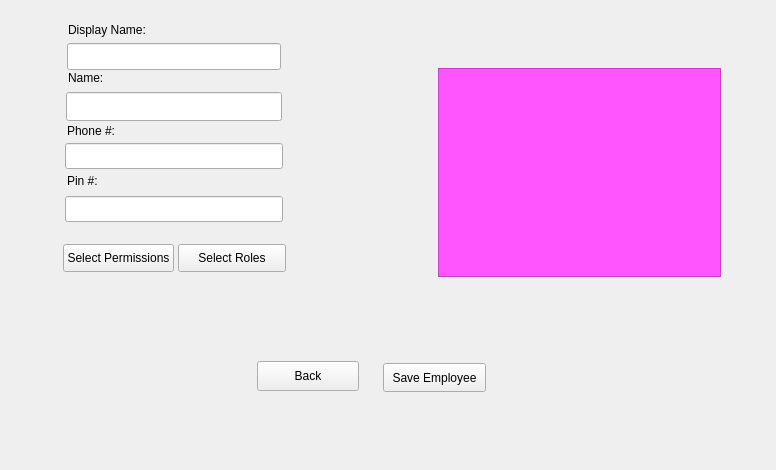
<?xml version="1.0" encoding="UTF-8"?>
<ui version="4.0">
 <class>Employee_Creation</class>
 <widget class="QWidget" name="Employee_Creation">
  <property name="geometry">
   <rect>
    <x>0</x>
    <y>0</y>
    <width>776</width>
    <height>470</height>
   </rect>
  </property>
  <property name="windowTitle">
   <string>Form</string>
  </property>
  <widget class="QLineEdit" name="employeename">
   <property name="geometry">
    <rect>
     <x>66</x>
     <y>92</y>
     <width>216</width>
     <height>29</height>
    </rect>
   </property>
  </widget>
  <widget class="QLineEdit" name="employeephone">
   <property name="geometry">
    <rect>
     <x>65</x>
     <y>143</y>
     <width>218</width>
     <height>26</height>
    </rect>
   </property>
  </widget>
  <widget class="QLineEdit" name="employeepin">
   <property name="geometry">
    <rect>
     <x>65</x>
     <y>196</y>
     <width>218</width>
     <height>26</height>
    </rect>
   </property>
  </widget>
  <widget class="QLineEdit" name="empdisplayname">
   <property name="geometry">
    <rect>
     <x>67</x>
     <y>43</y>
     <width>214</width>
     <height>27</height>
    </rect>
   </property>
  </widget>
  <widget class="QPushButton" name="saveemployeebutton">
   <property name="geometry">
    <rect>
     <x>383</x>
     <y>363</y>
     <width>103</width>
     <height>29</height>
    </rect>
   </property>
   <property name="text">
    <string>Save Employee</string>
   </property>
  </widget>
  <widget class="QPushButton" name="backbutton">
   <property name="geometry">
    <rect>
     <x>257</x>
     <y>361</y>
     <width>102</width>
     <height>30</height>
    </rect>
   </property>
   <property name="text">
    <string>Back</string>
   </property>
  </widget>
  <widget class="QPushButton" name="pushButton">
   <property name="geometry">
    <rect>
     <x>63</x>
     <y>244</y>
     <width>111</width>
     <height>28</height>
    </rect>
   </property>
   <property name="text">
    <string>Select Permissions</string>
   </property>
  </widget>
  <widget class="QLabel" name="displayname">
   <property name="geometry">
    <rect>
     <x>68</x>
     <y>21</y>
     <width>80</width>
     <height>17</height>
    </rect>
   </property>
   <property name="text">
    <string>Display Name:</string>
   </property>
  </widget>
  <widget class="QLabel" name="employeenamelabel">
   <property name="geometry">
    <rect>
     <x>68</x>
     <y>70</y>
     <width>49</width>
     <height>16</height>
    </rect>
   </property>
   <property name="text">
    <string>Name:</string>
   </property>
  </widget>
  <widget class="QLabel" name="employeepinlabel">
   <property name="geometry">
    <rect>
     <x>67</x>
     <y>173</y>
     <width>49</width>
     <height>16</height>
    </rect>
   </property>
   <property name="text">
    <string>Pin #:</string>
   </property>
  </widget>
  <widget class="QLabel" name="employeephonelabel">
   <property name="geometry">
    <rect>
     <x>67</x>
     <y>123</y>
     <width>58</width>
     <height>16</height>
    </rect>
   </property>
   <property name="text">
    <string>Phone #:</string>
   </property>
  </widget>
  <widget class="QStackedWidget" name="rolesandpermissions">
   <property name="geometry">
    <rect>
     <x>419</x>
     <y>49</y>
     <width>318</width>
     <height>248</height>
    </rect>
   </property>
   <property name="currentIndex">
    <number>1</number>
   </property>
   <widget class="QWidget" name="page">
    <widget class="QListWidget" name="roleslist">
     <property name="geometry">
      <rect>
       <x>15</x>
       <y>13</y>
       <width>290</width>
       <height>222</height>
      </rect>
     </property>
    </widget>
   </widget>
   <widget class="QWidget" name="page_2">
    <widget class="QScrollArea" name="permissionsscroll">
     <property name="geometry">
      <rect>
       <x>19</x>
       <y>19</y>
       <width>283</width>
       <height>209</height>
      </rect>
     </property>
     <property name="palette">
      <palette>
       <active>
        <colorrole role="WindowText">
         <brush brushstyle="SolidPattern">
          <color alpha="255">
           <red>255</red>
           <green>227</green>
           <blue>203</blue>
          </color>
         </brush>
        </colorrole>
        <colorrole role="Button">
         <brush brushstyle="SolidPattern">
          <color alpha="255">
           <red>26</red>
           <green>110</green>
           <blue>175</blue>
          </color>
         </brush>
        </colorrole>
        <colorrole role="Light">
         <brush brushstyle="SolidPattern">
          <color alpha="255">
           <red>136</red>
           <green>136</green>
           <blue>136</blue>
          </color>
         </brush>
        </colorrole>
        <colorrole role="Midlight">
         <brush brushstyle="SolidPattern">
          <color alpha="255">
           <red>170</red>
           <green>85</green>
           <blue>255</blue>
          </color>
         </brush>
        </colorrole>
        <colorrole role="Dark">
         <brush brushstyle="SolidPattern">
          <color alpha="255">
           <red>255</red>
           <green>227</green>
           <blue>203</blue>
          </color>
         </brush>
        </colorrole>
        <colorrole role="Mid">
         <brush brushstyle="SolidPattern">
          <color alpha="255">
           <red>255</red>
           <green>227</green>
           <blue>203</blue>
          </color>
         </brush>
        </colorrole>
        <colorrole role="Text">
         <brush brushstyle="SolidPattern">
          <color alpha="255">
           <red>255</red>
           <green>227</green>
           <blue>203</blue>
          </color>
         </brush>
        </colorrole>
        <colorrole role="ButtonText">
         <brush brushstyle="SolidPattern">
          <color alpha="255">
           <red>255</red>
           <green>227</green>
           <blue>203</blue>
          </color>
         </brush>
        </colorrole>
        <colorrole role="Base">
         <brush brushstyle="SolidPattern">
          <color alpha="255">
           <red>0</red>
           <green>0</green>
           <blue>0</blue>
          </color>
         </brush>
        </colorrole>
        <colorrole role="Window">
         <brush brushstyle="SolidPattern">
          <color alpha="255">
           <red>120</red>
           <green>131</green>
           <blue>170</blue>
          </color>
         </brush>
        </colorrole>
        <colorrole role="Shadow">
         <brush brushstyle="SolidPattern">
          <color alpha="255">
           <red>255</red>
           <green>227</green>
           <blue>203</blue>
          </color>
         </brush>
        </colorrole>
        <colorrole role="HighlightedText">
         <brush brushstyle="SolidPattern">
          <color alpha="255">
           <red>255</red>
           <green>227</green>
           <blue>203</blue>
          </color>
         </brush>
        </colorrole>
        <colorrole role="ToolTipBase">
         <brush brushstyle="SolidPattern">
          <color alpha="255">
           <red>255</red>
           <green>255</green>
           <blue>255</blue>
          </color>
         </brush>
        </colorrole>
        <colorrole role="ToolTipText">
         <brush brushstyle="SolidPattern">
          <color alpha="255">
           <red>255</red>
           <green>255</green>
           <blue>255</blue>
          </color>
         </brush>
        </colorrole>
        <colorrole role="PlaceholderText">
         <brush brushstyle="SolidPattern">
          <color alpha="128">
           <red>85</red>
           <green>0</green>
           <blue>255</blue>
          </color>
         </brush>
        </colorrole>
       </active>
       <inactive>
        <colorrole role="WindowText">
         <brush brushstyle="SolidPattern">
          <color alpha="255">
           <red>255</red>
           <green>227</green>
           <blue>203</blue>
          </color>
         </brush>
        </colorrole>
        <colorrole role="Button">
         <brush brushstyle="SolidPattern">
          <color alpha="255">
           <red>26</red>
           <green>110</green>
           <blue>175</blue>
          </color>
         </brush>
        </colorrole>
        <colorrole role="Light">
         <brush brushstyle="SolidPattern">
          <color alpha="255">
           <red>255</red>
           <green>227</green>
           <blue>203</blue>
          </color>
         </brush>
        </colorrole>
        <colorrole role="Midlight">
         <brush brushstyle="SolidPattern">
          <color alpha="255">
           <red>170</red>
           <green>85</green>
           <blue>255</blue>
          </color>
         </brush>
        </colorrole>
        <colorrole role="Dark">
         <brush brushstyle="SolidPattern">
          <color alpha="255">
           <red>0</red>
           <green>0</green>
           <blue>0</blue>
          </color>
         </brush>
        </colorrole>
        <colorrole role="Mid">
         <brush brushstyle="SolidPattern">
          <color alpha="255">
           <red>0</red>
           <green>0</green>
           <blue>0</blue>
          </color>
         </brush>
        </colorrole>
        <colorrole role="Base">
         <brush brushstyle="SolidPattern">
          <color alpha="255">
           <red>0</red>
           <green>0</green>
           <blue>0</blue>
          </color>
         </brush>
        </colorrole>
        <colorrole role="Window">
         <brush brushstyle="SolidPattern">
          <color alpha="255">
           <red>255</red>
           <green>85</green>
           <blue>255</blue>
          </color>
         </brush>
        </colorrole>
        <colorrole role="Highlight">
         <brush brushstyle="SolidPattern">
          <color alpha="255">
           <red>169</red>
           <green>77</green>
           <blue>193</blue>
          </color>
         </brush>
        </colorrole>
        <colorrole role="HighlightedText">
         <brush brushstyle="SolidPattern">
          <color alpha="255">
           <red>255</red>
           <green>227</green>
           <blue>203</blue>
          </color>
         </brush>
        </colorrole>
        <colorrole role="ToolTipBase">
         <brush brushstyle="SolidPattern">
          <color alpha="255">
           <red>255</red>
           <green>255</green>
           <blue>255</blue>
          </color>
         </brush>
        </colorrole>
        <colorrole role="Accent">
         <brush brushstyle="SolidPattern">
          <color alpha="255">
           <red>169</red>
           <green>77</green>
           <blue>193</blue>
          </color>
         </brush>
        </colorrole>
       </inactive>
       <disabled>
        <colorrole role="Button">
         <brush brushstyle="SolidPattern">
          <color alpha="255">
           <red>255</red>
           <green>227</green>
           <blue>203</blue>
          </color>
         </brush>
        </colorrole>
        <colorrole role="Midlight">
         <brush brushstyle="SolidPattern">
          <color alpha="255">
           <red>170</red>
           <green>85</green>
           <blue>255</blue>
          </color>
         </brush>
        </colorrole>
        <colorrole role="Dark">
         <brush brushstyle="SolidPattern">
          <color alpha="255">
           <red>255</red>
           <green>227</green>
           <blue>203</blue>
          </color>
         </brush>
        </colorrole>
        <colorrole role="Mid">
         <brush brushstyle="SolidPattern">
          <color alpha="255">
           <red>255</red>
           <green>227</green>
           <blue>203</blue>
          </color>
         </brush>
        </colorrole>
        <colorrole role="Text">
         <brush brushstyle="SolidPattern">
          <color alpha="255">
           <red>255</red>
           <green>255</green>
           <blue>255</blue>
          </color>
         </brush>
        </colorrole>
        <colorrole role="ButtonText">
         <brush brushstyle="SolidPattern">
          <color alpha="255">
           <red>255</red>
           <green>255</green>
           <blue>255</blue>
          </color>
         </brush>
        </colorrole>
        <colorrole role="Base">
         <brush brushstyle="SolidPattern">
          <color alpha="255">
           <red>0</red>
           <green>0</green>
           <blue>0</blue>
          </color>
         </brush>
        </colorrole>
        <colorrole role="Window">
         <brush brushstyle="SolidPattern">
          <color alpha="255">
           <red>0</red>
           <green>0</green>
           <blue>0</blue>
          </color>
         </brush>
        </colorrole>
        <colorrole role="HighlightedText">
         <brush brushstyle="SolidPattern">
          <color alpha="255">
           <red>255</red>
           <green>227</green>
           <blue>203</blue>
          </color>
         </brush>
        </colorrole>
        <colorrole role="AlternateBase">
         <brush brushstyle="SolidPattern">
          <color alpha="255">
           <red>64</red>
           <green>14</green>
           <blue>89</blue>
          </color>
         </brush>
        </colorrole>
       </disabled>
      </palette>
     </property>
     <property name="sizeAdjustPolicy">
      <enum>QAbstractScrollArea::SizeAdjustPolicy::AdjustToContents</enum>
     </property>
     <property name="widgetResizable">
      <bool>true</bool>
     </property>
     <widget class="QWidget" name="scrollAreaWidgetContents">
      <property name="geometry">
       <rect>
        <x>0</x>
        <y>0</y>
        <width>281</width>
        <height>207</height>
       </rect>
      </property>
      <widget class="QWidget" name="gridLayoutWidget">
       <property name="geometry">
        <rect>
         <x>0</x>
         <y>-1</y>
         <width>262</width>
         <height>208</height>
        </rect>
       </property>
       <layout class="QGridLayout" name="permissions"/>
      </widget>
     </widget>
    </widget>
   </widget>
  </widget>
  <widget class="QPushButton" name="roleselectbutton">
   <property name="geometry">
    <rect>
     <x>178</x>
     <y>244</y>
     <width>108</width>
     <height>28</height>
    </rect>
   </property>
   <property name="text">
    <string>Select Roles</string>
   </property>
  </widget>
 </widget>
 <resources/>
 <connections/>
</ui>
